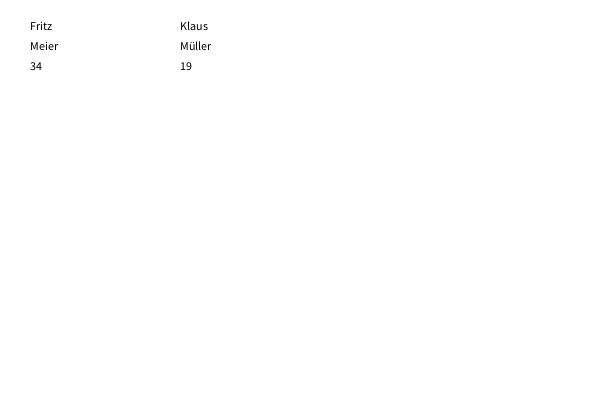
Frame 1 (no input)
Frame 60 (the mouse pressed at the canvas centre just before this capture): identical to frame 1, image omitted
Frame 120 (the mouse held since frame 60 and released just before this capture): identical to frame 1, image omitted

The Processing sketch that drew this single still picture (run headless with seeded random() and noise(); from frame 60 on, the mouse is pressed at the canvas centre):

// Processing sketch: sketch_140624_Klassen
// ── sketch_140624_Klassen.pde
Person fritz;

Person klaus;

void setup(){
  size(600, 400);
  fritz = new Person();
  fritz.name = "Fritz";
  fritz.nachname = "Meier";
  fritz.alter = 34;
  
  
  klaus = new Person();
  klaus.name = "Klaus";
  klaus.nachname = "Müller";
  klaus.alter = 19;
  
  
}

 void draw(){
   background(255);
   
   fill(0);
     text(fritz.name, 30, 30);
     text(fritz.nachname, 30, 50);
     text(fritz.alter, 30, 70);
     
     translate(150, 0);
     text(klaus.name, 30, 30);
     text(klaus.nachname, 30, 50);
     text(klaus.alter, 30, 70);
 }
 
 
 class Person {
   String name;
   String nachname;
   int alter;
   
   Person(){
   }
 
 
 }
